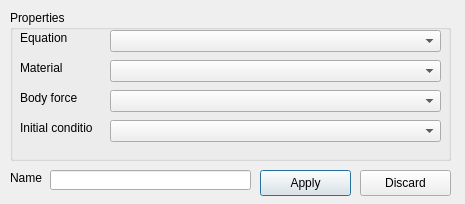
<ui version="4.0" >
 <class>bodyPropertyDialog</class>
 <widget class="QDialog" name="bodyPropertyDialog" >
  <property name="enabled" >
   <bool>true</bool>
  </property>
  <property name="geometry" >
   <rect>
    <x>0</x>
    <y>0</y>
    <width>465</width>
    <height>204</height>
   </rect>
  </property>
  <property name="windowTitle" >
   <string>Body</string>
  </property>
  <widget class="QPushButton" name="applyButton" >
   <property name="geometry" >
    <rect>
     <x>260</x>
     <y>170</y>
     <width>91</width>
     <height>26</height>
    </rect>
   </property>
   <property name="text" >
    <string>Apply</string>
   </property>
   <property name="icon" >
    <iconset resource="../Mesh3D.qrc" >:/icons/list-add.png</iconset>
   </property>
  </widget>
  <widget class="QPushButton" name="discardButton" >
   <property name="geometry" >
    <rect>
     <x>360</x>
     <y>170</y>
     <width>91</width>
     <height>26</height>
    </rect>
   </property>
   <property name="text" >
    <string>Discard</string>
   </property>
   <property name="icon" >
    <iconset resource="../Mesh3D.qrc" >:/icons/list-remove.png</iconset>
   </property>
  </widget>
  <widget class="QGroupBox" name="groupBox" >
   <property name="geometry" >
    <rect>
     <x>10</x>
     <y>10</y>
     <width>441</width>
     <height>151</height>
    </rect>
   </property>
   <property name="title" >
    <string>Properties</string>
   </property>
   <widget class="QLabel" name="equationLabel" >
    <property name="geometry" >
     <rect>
      <x>10</x>
      <y>20</y>
      <width>61</width>
      <height>16</height>
     </rect>
    </property>
    <property name="text" >
     <string>Equation</string>
    </property>
   </widget>
   <widget class="QComboBox" name="equationCombo" >
    <property name="geometry" >
     <rect>
      <x>100</x>
      <y>20</y>
      <width>331</width>
      <height>22</height>
     </rect>
    </property>
   </widget>
   <widget class="QComboBox" name="materialCombo" >
    <property name="geometry" >
     <rect>
      <x>100</x>
      <y>50</y>
      <width>331</width>
      <height>22</height>
     </rect>
    </property>
   </widget>
   <widget class="QLabel" name="materialLabel" >
    <property name="geometry" >
     <rect>
      <x>10</x>
      <y>50</y>
      <width>61</width>
      <height>16</height>
     </rect>
    </property>
    <property name="text" >
     <string>Material</string>
    </property>
   </widget>
   <widget class="QComboBox" name="bodyForceCombo" >
    <property name="geometry" >
     <rect>
      <x>100</x>
      <y>80</y>
      <width>331</width>
      <height>22</height>
     </rect>
    </property>
   </widget>
   <widget class="QLabel" name="bodyForceLabel" >
    <property name="geometry" >
     <rect>
      <x>10</x>
      <y>80</y>
      <width>61</width>
      <height>16</height>
     </rect>
    </property>
    <property name="text" >
     <string>Body force</string>
    </property>
   </widget>
   <widget class="QLabel" name="initialConditionLabel" >
    <property name="geometry" >
     <rect>
      <x>10</x>
      <y>110</y>
      <width>72</width>
      <height>16</height>
     </rect>
    </property>
    <property name="text" >
     <string>Initial condition</string>
    </property>
   </widget>
   <widget class="QComboBox" name="initialConditionCombo" >
    <property name="geometry" >
     <rect>
      <x>100</x>
      <y>110</y>
      <width>331</width>
      <height>22</height>
     </rect>
    </property>
   </widget>
  </widget>
  <widget class="QLabel" name="nameLabel" >
   <property name="geometry" >
    <rect>
     <x>10</x>
     <y>170</y>
     <width>41</width>
     <height>16</height>
    </rect>
   </property>
   <property name="text" >
    <string>Name</string>
   </property>
  </widget>
  <widget class="QLineEdit" name="nameEdit" >
   <property name="geometry" >
    <rect>
     <x>50</x>
     <y>170</y>
     <width>201</width>
     <height>20</height>
    </rect>
   </property>
  </widget>
 </widget>
 <resources>
  <include location="../Mesh3D.qrc" />
 </resources>
 <connections/>
</ui>
